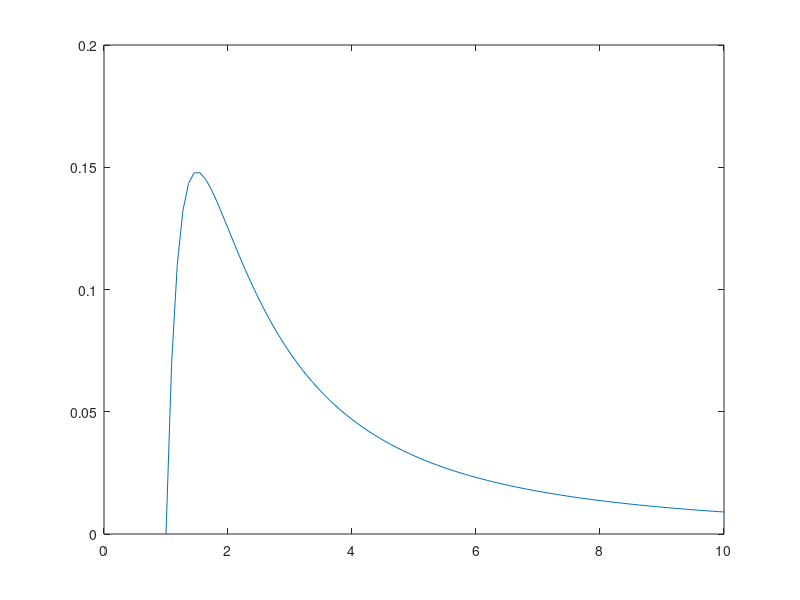

Write the MATLAB code that produced this figure. (Note: this script raises an error after producing the figure.)
%% run code with physical line list
clc, clear all, close all

resonance_nu  = [100,200];
reference_nu = 200;
c = 10^8;
v_infty = 0.001*c;

resonance_x = (resonance_nu - reference_nu)/reference_nu*c/v_infty

%% make stupid plot
N = 100;
a = linspace(1,10,N)
b = 1./a.^2.*(1-1./a)

figure()
plot(a,b)

%% test if multiple scatterings from one line are possible
clc,  clear all

test_number = 0;                                   
[freq,flux_two,number_scatterings,photon_path,yes,luminosity,rmax,total_number_backscatterings] = test_file(test_number);


%% ancient version
clc, clear all, close all

xk0 = 100
nphot = 10^5
alpha = 0
beta = 1

make_plot = 1;
save = 0;
all_radial = 0;
radial_release = 1;

[freq_b,flux_b,yes] = one_radial_line(nphot , xk0 , alpha , beta , make_plot , save , all_radial, radial_release);    

%% simple test for line selection
clc, clear all, close all

xmuestart = 1;
xstart = -0.9180;
resonance_x = [-0.5,0];
resonance_tau = [100,100];

r_init = 1;
rmax = 100;
beta = 1;
vmin = -0.98;
vmax = -0.01;
b = 1-vmin*(1/beta);

display('hier gaan we dan')
[r,x_selected,tau_selected,last_scatter] = best_line(xmuestart,xstart,resonance_x,resonance_tau,r_init,rmax,b,beta,vmin,vmax)

% test influence of xk0 on r
xstart = -0.5;

resonance_x = 0;
resonance_tau = 100;

[r_a,x_selected,tau_selected,last_scatter] = best_line(xmuestart,xstart,resonance_x,resonance_tau,r_init,rmax,b,beta,vmin,vmax)

resonance_tau = 0.5;
[r_b,x_selected,tau_selected,last_scatter] = best_line(xmuestart,xstart,resonance_x,resonance_tau,r_init,rmax,b,beta,vmin,vmax)

%% test superposition
clc, clear all, close all

save_figures = 0;
multiplication = 1;
test_number_1 = 18;
test_number_2 = 19;
test_number_3 = 20;
overlap_number = 25;
test_superposition(save_figures,multiplication,test_number_1,test_number_2,test_number_3,overlap_number);

save_fig = 1
xmueout_only_pos = 1
if save_fig == 1
    if xmueout_only_pos == 1
        saveas(gcf,'figures/multiplication_vs_complex_interactions_xmueout_pos.png')
    else
        saveas(gcf,'figures/multiplication_vs_complex_interactions_xmueout_iso.png')
    end
end

%% very SIMPLE test
clc, clear all, close all

test_number = 21;                                   
[freq,flux,total_number_scatterings,photon_path,yes,luminosity,rmax,total_number_backscatterings,...
    dLdr,g_radiation,scattering_x] = test_file(test_number);

display('_____________statistics for luminosity_________________')
photon_path(isnan(photon_path)) = 0;
count_first_x = 0;
count_second_x = 0;
number_scattered_photons = 0;
for k=1:size(photon_path,2)
    if isnan(scattering_x(1,k)) == 0
        if photon_path(max(find(photon_path(:,k))),k) == -0.5
            count_first_x = count_first_x + 1;
        else
            count_second_x = count_second_x + 1;
        end
        number_scattered_photons = number_scattered_photons + 1;
    end
end
count_first_x = count_first_x/number_scattered_photons
count_second_x = count_second_x/number_scattered_photons

%% test_convergence
clc, close all, clear all

range_max = 4;
make_save = 1;
close_all = 1;
test_convergence(range_max,make_save,close_all)


%% figures for paragraph 'EXPERIMENTS AND RESULTS. (1) AND (2)'
clc, close all, clear all

test_number = 1
[freq,flux_two,number_scatterings,photon_path,yes,luminosity,rmax,total_number_backscatterings] = test_file(test_number);

if test_number == -2
    saveas(gcf,'figures/scattering_distribution_radial_release.png')
elseif test_number == -1
    saveas(gcf,'figures/scattering_distribution_random_release.png')
elseif test_number == 0
    saveas(gcf,'figures/solution_random_release.png')
elseif test_number == 1
    saveas(gcf,'figures/solution_radial_release.png')
end

%% figures for paragraph 'EXPERIMENTS AND RESULTS. (3)'
clc, close all, clear all

test_number = 21
[freq,flux_two,number_scatterings,photon_path,yes,luminosity,rmax,total_number_backscatterings] = test_file(test_number);

if test_number == -2
    saveas(gcf,'figures/multiple_lines_distant.png')
end

%% testje over root finding (with angle correction)
clc, clear all, close all

angle_correction = 1

N = 200;
r = linspace(1,20,N);
p = 0.8;
beta = 1;
b = 2;
x = sqrt(1-(p./r).^2).*(1-b./r).^beta;
y = (1-b./r).^beta;
plot(r,x)
hold on, plot(r,y)

title('generic form of velocity profile from observers viewpoint')
xlabel('r')
ylabel('\mu v(r)','Rotation',0)
legend('angle correction','no angle correction','Location','Southeast')
xlim([1,20])

saveas(gcf,'figures/velocity_profile.png')
%% SIMPLE test
clc, clear all, close all

make_save = 0;

test_number = 2001;
[freq,flux_two,number_scatterings,photon_path,yes,luminosity,rmax,total_number_backscatterings] = test_file(test_number);

% make plot and figure
if make_save == 1
    if test_number == 2001
        title1 = 'figures/multiple_lines_distant_diff_opacity.png';
        title2 = 'figures/multiple_lines_photon_path_distant_diff_opacity.png';
    elseif test_number == 200
        title1 = 'figures/multiple_lines_distant.png';
        title2 = 'figures/multiple_lines_photon_path_distant.png';
    elseif test_number == 500
        title1 = 'figures/multiple_lines_MANY.png';
        title2 = 'figures/multiple_lines_photon_path_MANY.png';        
    else
        title1 = 'figures/multiple_lines.png';
        title2 = 'figures/multiple_lines_photon_path.png';
    end
    saveas(figure(1),title1)
    saveas(figure(2),title2)
end

%% derive scattering probabilty
clc, clear all, close all

beta = 1; nbins = 100; resonance_x = [-0.5,0]; compare_Fortran = 1;
[~,~,~,~,~,~,~,~,~,~,~,~,~,~,~,expected_ratio] = param_init(beta,nbins,resonance_x,compare_Fortran);    

p = expected_ratio*(1+0.5/2*(1+0.5/2))
p = expected_ratio*(1+0.5/2*(1+0.5/2*(1+0.5/2*(1+0.5/2))))


%% test how Matlab works with arrays
clc, clear all, close all 

N = 21;
a = linspace(10,30,N);
b = a;

% do modification
a(10:15) = a(10:15) + 1;
b(15:10) = b(15:10) + 1;

% check if these are the same
verschil = a - b;


%% test scattering distribution
clc, clear all, close all

nphot = 10^3;
xstart_collection = linspace(-0.8,0,nphot);

resonance_x = 0;
x_selected = resonance_x;
tau_selected  = 100;

r = 1;
xk0 = 100;

xmuestart = 1;
beta = 1;
alpha = 0;
nbins = 100;
all_radial = 0;
nsc = 0;
isotropic_scattering = 0;
nin = 0;


[ ~,~,~,~,~,~,b,~,~,~,~,~,~,~,~,~] = param_init(beta,nbins,resonance_x,nphot); 

xnew_collection = zeros(1,nphot)
for phot = 1:length(xstart_collection)
    xstart = xstart_collection(phot)
    [xnew,xmueou] = scatter(xstart,x_selected,tau_selected,xmuestart,r,b,xk0,beta,alpha,all_radial,nsc,isotropic_scattering,nin);
    xnew_collection(phot) = xnew;
end

figure()
subplot(1,2,1)
histogram(xstart_collection,'Normalization','pdf')
subplot(1,2,2)
histogram(xnew_collection,'Normalization','pdf')


%% test influence of xk0
clc, clear all, close all

save_plot = 1;

test_number_a = 25
[freq_a, flux_a, number_scatterings_a, photon_path_a] = test_file(test_number_a);
if save_plot == 1
    saveas(gcf,['figures/situation_',num2str(test_number_a),'.png'])
end

test_number_b = 26
[freq_b, flux_b, number_scatterings_b, photon_path_b] = test_file(test_number_b);
if save_plot == 1
    saveas(gcf,['figures/situation_',num2str(test_number_b),'.png'])
end

% make joint plot
figure()
plot(freq_a,flux_a,'.-')
hold on, plot(freq_b,flux_b,'.-')
legend('xk0=100','xk0=0.5')

if save_plot == 1
    saveas(gcf,['figures/situation_',num2str(test_number_a),'_',num2str(test_number_b),'.png'])
end


%% test best_line(xmuestart,xstart,resonance_x,r_init,rmax,b,beta)
    % does it really correspond to the lowes frequency?
    % for photons streaming in both directions?
clc, clear all, close all

xmuestart = 1;
resonance_x = [0,1,2];
resonance_tau = 100*ones(1,3);
r_init = 1;

compare_Fortran = 1;

beta = 1;
nbins = 100;
case_number = 1;
nphot = 10^4;
nsc = 0;

[~,vmin,vmax,~,~,~,b,xmin,~,rmax,~,~,~] = param_init(beta,nbins,resonance_x,nphot,compare_Fortran); 

xstart = 0.5;
[r,x_selected,tau_selected] = best_line(xmuestart,xstart,resonance_x,resonance_tau,r_init,rmax,b,beta,nsc,vmin,vmax)


%% plot scattering probability
clc, clear all, close all

beta = 1; nbins = 100; nrbins = 100; resonance_x = 0; nphot = 10^4; compare_Fortran = 1;
[~,vmin,vmax,~,~,~,b,xmin,~,rmax,~,~,~] = param_init(beta,nbins,nrbins,resonance_x,compare_Fortran,nphot);

N = 100;

xmuestart = rand(1,N);
xmuein = 1;
xk0 = 100;
alpha = 0;

xstart = linspace(0.01,0.98,N);
x = linspace(-1,1,N);
r = b./(1-xstart.^(1/beta));

v = (1-b./r).^(beta);
dvdr = b*beta./r.^2.*(1-b./r).^(beta-1);
sigma = dvdr./(v./r)-1;
tau = xk0./(r.*v.^(2-alpha).*(1+xmuein^2*sigma));
            
xmueou = (1-exp(-tau))/tau

xnew = xstart + v.*(xmueou-xmuein)

% figure()
% plot(xstart,xnew)
% title('radial release')

figure()
histogram(xnew)



% simple (BUT INCORRECT) proposal
% px = 1-log(x)
% plot(x,px)

%% test xmueout(xk0,alpha,r,v,sigma,all_radial)
xk0 = 100
alpha = 0
r = 2
v = 3
sigma = 1
all_radial = 0

K = 10^4;
for k = 1:K
    xmueou(k) = xmueout(xk0,alpha,r,v,sigma,all_radial);
    if rand > 0.5
        xmueou = -xmueou;
    end
end

figure()
histogram(xmueou,'Normalization','pdf')

%% test_luminosity
clc, clear all, close all

test_number = 0;
[freq, flux_two, number_scatterings , photon_path , ~ , luminosity , ~, ~, dLdr ,~] = test_luminosity(test_number);
